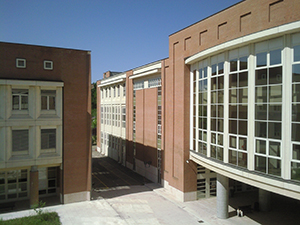
#> input picture HOMEWORK_05/img/Foto422.jpg, 300 x 225 px
$ python mosaiking.py   (Python 2 division)
#> lines starting #> are read from the running program, lines starting #| are printed output that depends on the picture; after the words box and inside, x2 and y2 are one past the last pixel; in counts of white or black regions, pixels touching at a corner belong together
import cv2          # import the OpenCV module
import numpy as np  # import the numpy module using the name 'np'.
import matplotlib
matplotlib.use('Agg')
import matplotlib.pyplot as plt

#HOMEWORK 5

# Utility functions
def show_wait(original, transformed, filename):
    double = np.hstack((original,transformed)) #stacking images side-by-side
    cv2.imwrite(filename, double)


def ex01():
    #01 Mosaiking: take more images with some overlap and construct a long mosaics of the scene
    img422 = cv2.imread('img/Foto422.jpg',1)
#> img422 is the input picture: shape (225, 300, 3); mean B, G, R 114, 118.4, 118.4
    img423 = cv2.imread('img/Foto423.jpg',1)
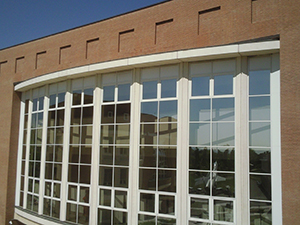
#> input picture HOMEWORK_05/img/Foto423.jpg, 300 x 225 px
#> img423 is the input picture: shape (225, 300, 3); mean B, G, R 105.7, 117.1, 122.5


    img422pts = np.float32([[186, 39], [269, 21], [189, 159], [266, 156]])
    img423pts = np.float32([[16, 59], [120, 51], [14, 219], [112, 209]])


    mat_perspective = cv2.getPerspectiveTransform(img423pts, img422pts)

    # compute the homography between the two sets of points
    #(H, status) = cv2.findHomography(img1pts, img2pts, cv2.RANSAC, 1)


    #warping seconda immagine
    #img2rows, img2cols = img2.shape
    I = -np.identity(3)
    img1WarpedBack = cv2.warpPerspective(img422, I, (1500, 1500))
    img2WarpedFront = cv2.warpPerspective(img423, mat_perspective, (1500, 1500))

    img1WarpedBack[img2WarpedFront>0]=0
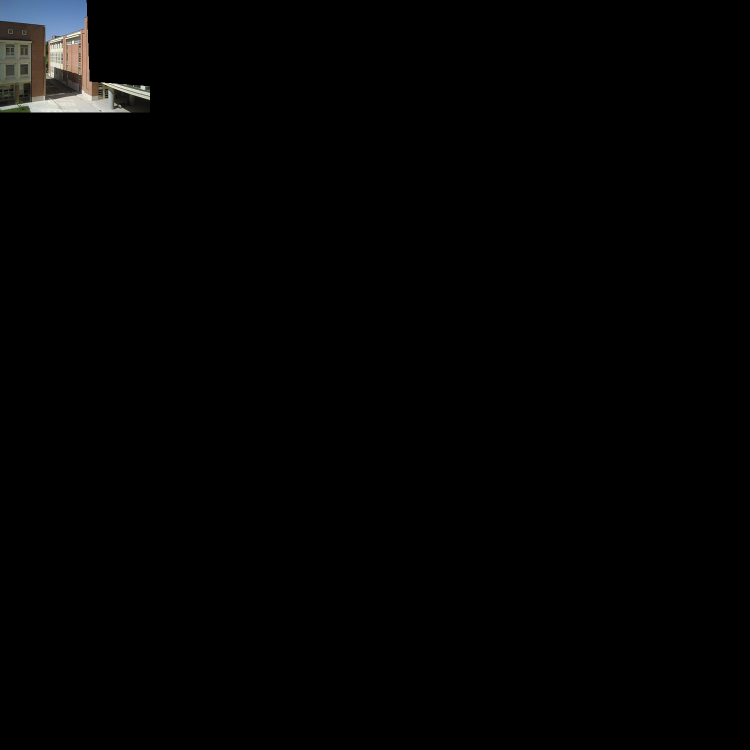
#> img1WarpedBack: shape (1500, 1500, 3) (shown at 1/2 size); mean B, G, R 2.3, 2.3, 2.3
    img422_423 = img1WarpedBack+img2WarpedFront


    cv2.imwrite("result/01_img1Warped.jpg", img1WarpedBack)
    cv2.imwrite("result/01_img2Warped.jpg", img2WarpedFront)
    cv2.imwrite("result/01_img422_423.jpg", img422_423)


def ex02():
    img424 = cv2.imread('img/Foto424.jpg',1)
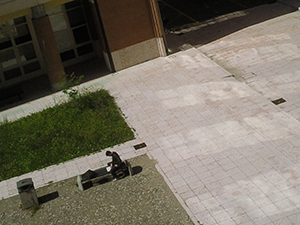
#> input picture HOMEWORK_05/img/Foto424.jpg, 300 x 225 px
#> img424 is the input picture: shape (225, 300, 3); mean B, G, R 98.9, 112.3, 118.6
    imgPlanpts = np.float32([[0, 111], [191, 44], [24, 216], [299, 122]])
    imgZ0pts = np.float32([[0, 0], [200, 0], [0, 110], [200, 110]])

    mat_perspective_z0 = cv2.getPerspectiveTransform(imgPlanpts, imgZ0pts)
    imgZ0Warped = cv2.warpPerspective(img424, mat_perspective_z0, (210, 120))
    cv2.imwrite("result/02_img424_z0.jpg", imgZ0Warped)


def ex03():
    imgvvf = cv2.imread('img/vvf.jpg',1)
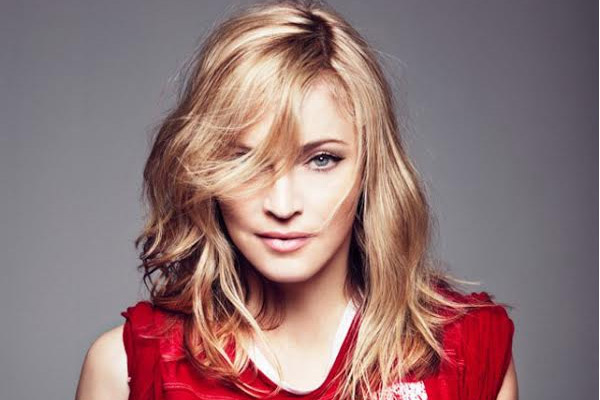
#> input picture HOMEWORK_05/img/vvf.jpg, 600 x 400 px
#> imgvvf is the input picture: shape (400, 600, 3); mean B, G, R 117.9, 117.6, 146.1
    imgskyscraper= cv2.imread('img/skyscraper.jpg',1)
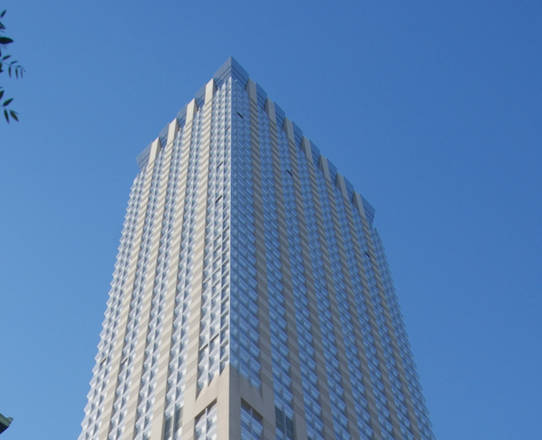
#> input picture HOMEWORK_05/img/skyscraper.jpg, 542 x 440 px
#> imgskyscraper is the input picture: shape (440, 542, 3); mean B, G, R 177.6, 130.5, 93.1
    imgvvfPts = np.float32([[0, 0], [600, 0], [0,400], [600, 400]])
    imgSkyscraperPts = np.float32([[232, 55], [377, 208], [232, 208], [420, 383]])
    mat_perspective_vvf = cv2.getPerspectiveTransform(imgvvfPts, imgSkyscraperPts)
    I = -np.identity(3)
    imgvvf = cv2.warpPerspective(imgvvf, mat_perspective_vvf, (542, 440))
#> imgvvf: shape (440, 542, 3)
    cv2.imwrite("result/03_imgvvf.jpg", imgvvf)

    imgskyscraper[imgvvf>0]=0
#> imgskyscraper: shape (440, 542, 3); 10.02% of pixels changed, all inside (x1, y1, x2, y2) = (232, 55, 420, 383)
    imgMerge = imgskyscraper+imgvvf
    cv2.imwrite("result/03_merge_face_skyscraper.jpg", imgMerge)

def ex04():
    #04 correct prospective
    img_sudoku = cv2.imread('img/04_sudoku.jpg', cv2.IMREAD_GRAYSCALE)
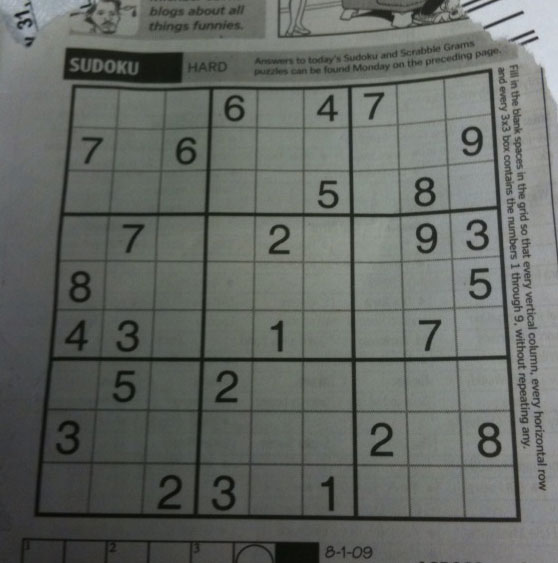
#> input picture HOMEWORK_05/img/04_sudoku.jpg, 558 x 563 px
#> img_sudoku: shape (563, 558); min 7, max 218, mean 102.4

    rows, cols = img_sudoku.shape
#> rows = 563; cols = 558
    print img_sudoku.shape
#| (563, 558)

    dimSquare = 500
    pts1 = np.float32([[74, 87], [36, 515], [520, 520], [470, 70]])
    pts2 = np.float32([[0, 0], [0, dimSquare], [dimSquare, dimSquare], [dimSquare, 0]])

    mat_perspective = cv2.getPerspectiveTransform(pts1, pts2)
    img_sudoku_trasf = cv2.warpPerspective(img_sudoku, mat_perspective, (dimSquare, dimSquare))
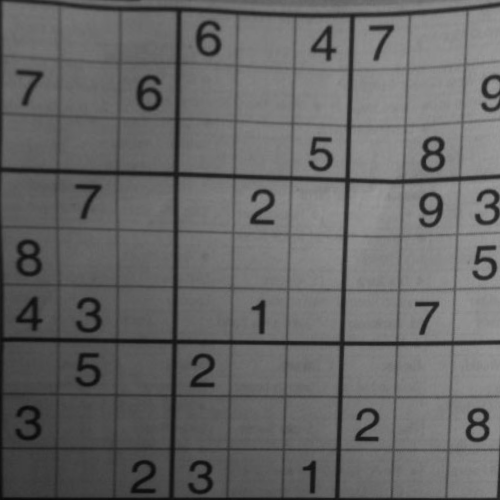
#> img_sudoku_trasf: shape (500, 500); min 9, max 156, mean 102.6
    cv2.imwrite('result/04_sudoku-mosaiking.jpg', img_sudoku_trasf)


if __name__ == '__main__':


    ex01()
    ex02()
    ex03()
    ex04()


    """
    manageLuminance(img, 'result/01-messi-luminance.jpg', 400)
    manageLuminanceCap(img, 'result/01-messi-luminance-cap.jpg', 3)
    manageNegative(img, 'result/01-messi-negative.jpg')
    """
